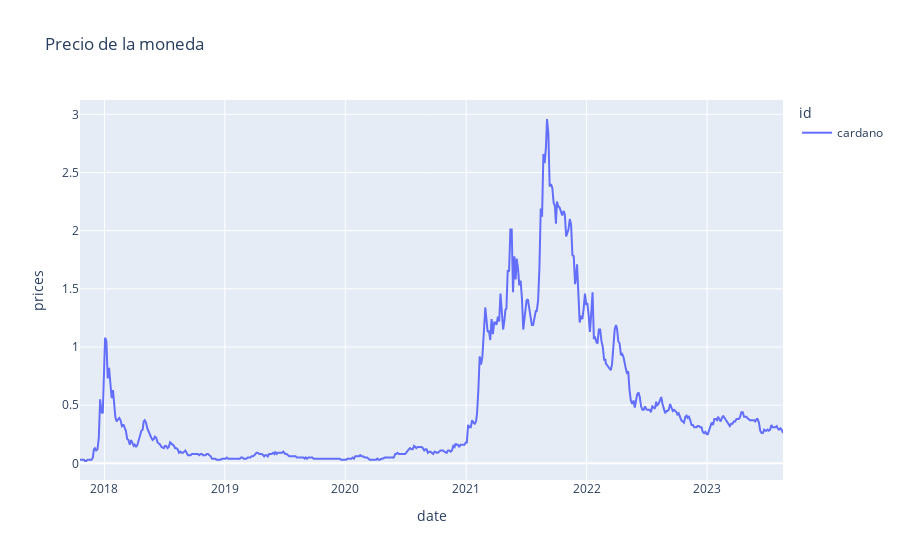

Write notebook code for a chart like this one.
### Code cell
fig = px.line(cardano_df, x="date", y="prices", color="id",
              title="Precio de la moneda")

fig.show()

### Figure 1 — Plotly figure (JSON) as saved in the notebook; plotly's stock layout.template omitted (floating-point values rounded to 4 significant figures; data arrays with more than 128 entries replaced by an {"elided": "..."} marker saying what was removed)
{"data": [{"hovertemplate": "id=cardano<br>date=%{x}<br>prices=%{y}<extra></extra>", "legendgroup": "cardano", "line": {"color": "#636efa", "dash": "solid"}, "marker": {"symbol": "circle"}, "mode": "lines", "name": "cardano", "orientation": "v", "showlegend": true, "type": "scatter", "x": {"elided": "556 str values"}, "xaxis": "x", "y": {"elided": "556 float values"}, "yaxis": "y"}], "layout": {"legend": {"title": {"text": "id"}, "tracegroupgap": 0}, "title": {"text": "Precio de la moneda"}, "xaxis": {"anchor": "y", "domain": [0, 1], "title": {"text": "date"}}, "yaxis": {"anchor": "x", "domain": [0, 1], "title": {"text": "prices"}}}}
